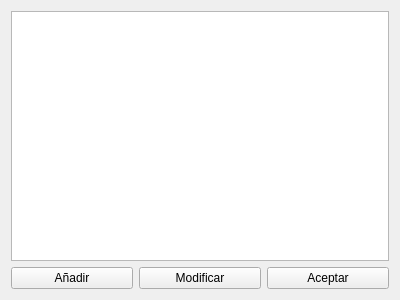
<?xml version="1.0" encoding="UTF-8"?>
<ui version="4.0">
 <class>Prestamistas</class>
 <widget class="QDialog" name="Prestamistas">
  <property name="geometry">
   <rect>
    <x>0</x>
    <y>0</y>
    <width>400</width>
    <height>300</height>
   </rect>
  </property>
  <property name="windowTitle">
   <string>Dialog</string>
  </property>
  <layout class="QGridLayout" name="gridLayout">
   <item row="1" column="0">
    <widget class="QPushButton" name="pushButtonAnadir">
     <property name="text">
      <string>Añadir</string>
     </property>
     <property name="autoDefault">
      <bool>false</bool>
     </property>
    </widget>
   </item>
   <item row="1" column="1">
    <widget class="QPushButton" name="pushButtonModificar">
     <property name="text">
      <string>Modificar</string>
     </property>
     <property name="autoDefault">
      <bool>false</bool>
     </property>
    </widget>
   </item>
   <item row="1" column="2">
    <widget class="QPushButton" name="pushButtonAceptar">
     <property name="text">
      <string>Aceptar</string>
     </property>
     <property name="autoDefault">
      <bool>false</bool>
     </property>
    </widget>
   </item>
   <item row="0" column="0" colspan="3">
    <widget class="QTableView" name="tableView"/>
   </item>
  </layout>
 </widget>
 <tabstops>
  <tabstop>pushButtonAnadir</tabstop>
  <tabstop>pushButtonModificar</tabstop>
  <tabstop>pushButtonAceptar</tabstop>
  <tabstop>tableView</tabstop>
 </tabstops>
 <resources/>
 <connections>
  <connection>
   <sender>pushButtonAceptar</sender>
   <signal>clicked()</signal>
   <receiver>Prestamistas</receiver>
   <slot>accept()</slot>
   <hints>
    <hint type="sourcelabel">
     <x>315</x>
     <y>267</y>
    </hint>
    <hint type="destinationlabel">
     <x>266</x>
     <y>258</y>
    </hint>
   </hints>
  </connection>
 </connections>
</ui>
